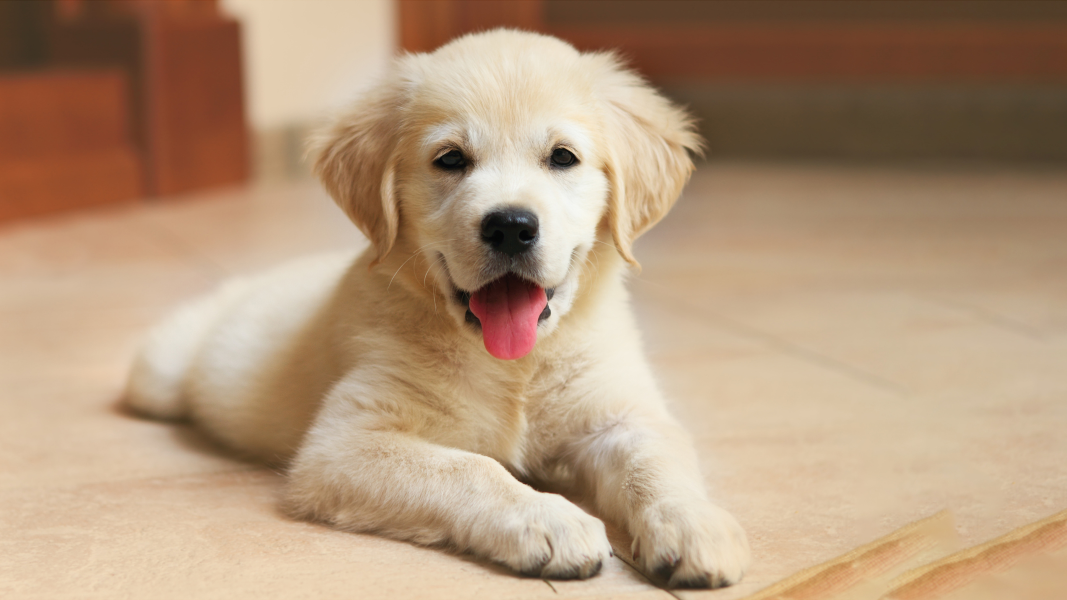
#> input picture section 4 - img processing/puppy.jpg, 3200 x 1800 px (shown at 1/3 size)
$ jupyter execute '2. blending and pasting image.ipynb'   (shell and % lines are left out)
#> lines starting #> are read from the running program, lines starting #| are printed output that depends on the picture
[cell 1]
import cv2 as cv

import matplotlib.pyplot as plt

[cell 2]
img1 = cv.imread("puppy.jpg")
#> img1 is the input picture: shape (1800, 3200, 3); mean B, G, R 123.6, 151.2, 179.6
img1 = cv.cvtColor(img1,cv.COLOR_BGR2RGB)

img2 = cv.imread("watermark.png")
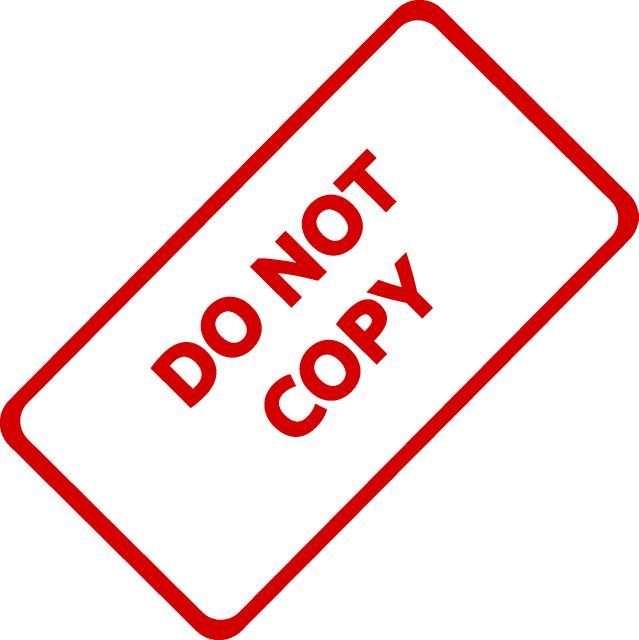
#> input picture section 4 - img processing/watermark.png, 1277 x 1280 px (shown at 1/2 size)
#> img2 is the input picture: shape (1280, 1277, 3); mean B, G, R 226.7, 226.7, 250.2
img2 = cv.cvtColor(img2, cv.COLOR_BGR2RGB)

[cell 3]
plt.imshow(img1)

[cell 4]
plt.imshow(img2)

[cell 5]
print(img1.shape)
#| (1800, 3200, 3)

[cell 6]
print(img2.shape)
#| (1280, 1277, 3)

[cell 7]
# BLENDING IMAGES OF THE SAME SIZE

[cell 8]
img1 = cv.resize(img1,(1200,1200))
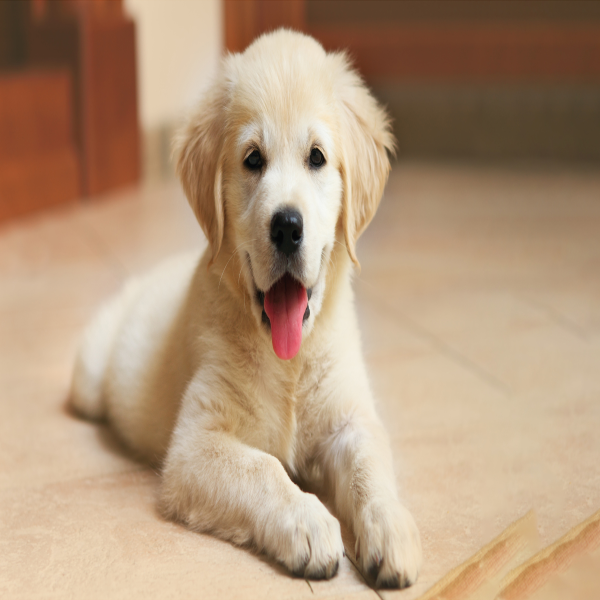
#> img1: shape (1200, 1200, 3) (shown at 1/2 size); mean R, G, B 179.5, 151.2, 123.5
img2 = cv.resize(img2,(1200,1200))
#> img2: shape (1200, 1200, 3)

[cell 9]
plt.imshow(img1)

[cell 10]
plt.imshow(img2)

[cell 11]
blended = cv.addWeighted(img1,0.5,img2,0.5,0)
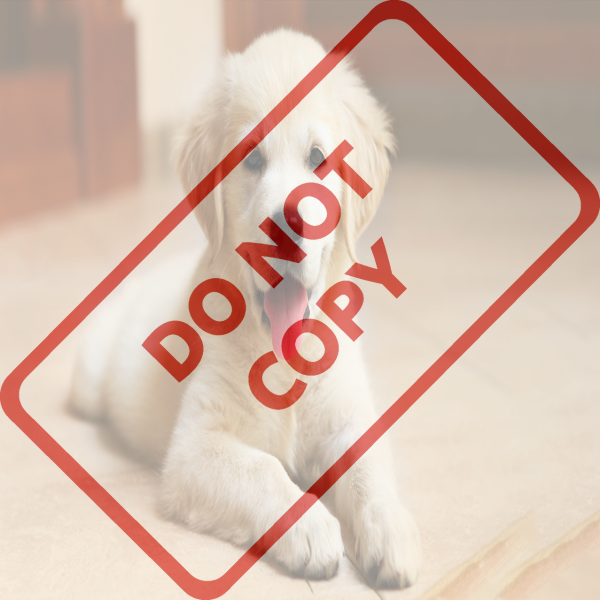
#> blended: shape (1200, 1200, 3) (shown at 1/2 size); mean R, G, B 214.9, 188.9, 175.1

[cell 12]
plt.imshow(blended)

[cell 13]
# OVERLAY SMALL IMAGE  ON TOP OF A LARGER IMAGE (BO BLENDING)
# NUMPY REASSIGNMENT

[cell 14]
img1 = cv.imread("puppy.jpg")
img1 = cv.cvtColor(img1,cv.COLOR_BGR2RGB)

img2 = cv.imread("watermark.png")
img2 = cv.cvtColor(img2, cv.COLOR_BGR2RGB)

[cell 15]
img2 = cv.resize(img2, (600,600))
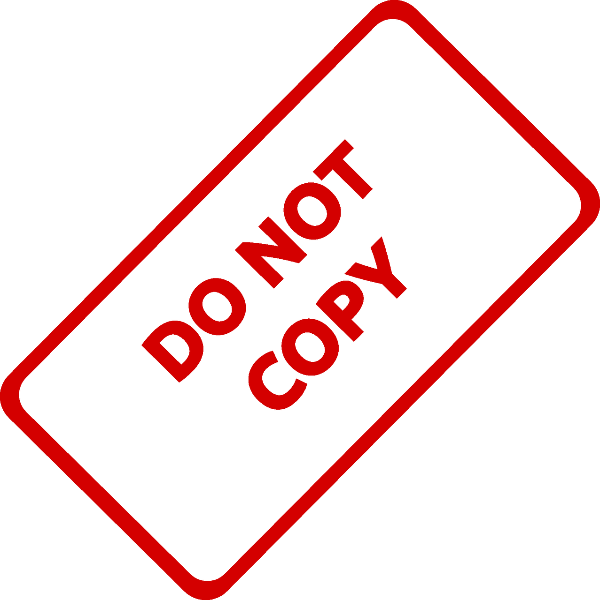
#> img2: shape (600, 600, 3); mean R, G, B 250.2, 226.7, 226.7

[cell 16]
plt.imshow(img2)

[cell 17]
large_img = img1
small_img = img2

[cell 18]
x_offset = 100
y_offset = 100

[cell 19]
x_end =  x_offset + small_img.shape[1]
#> x_end = 700
y_end = y_offset + small_img.shape[0]
#> y_end = 700

[cell 20]
large_img[y_offset:y_end,x_offset:x_end] = small_img
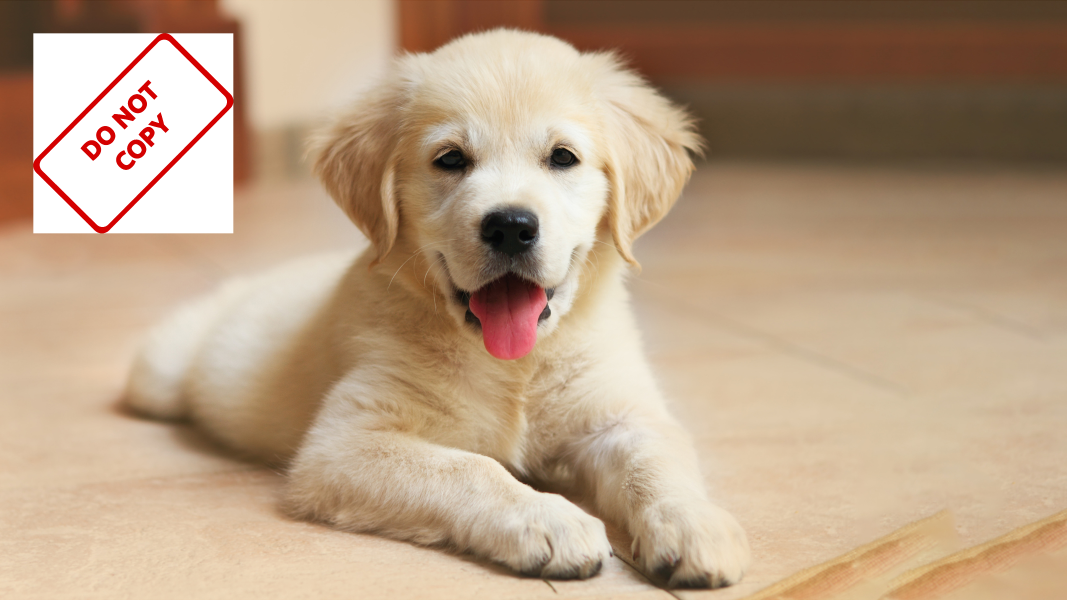
#> large_img: shape (1800, 3200, 3) (shown at 1/3 size); mean R, G, B 186.5, 160.4, 134.5
